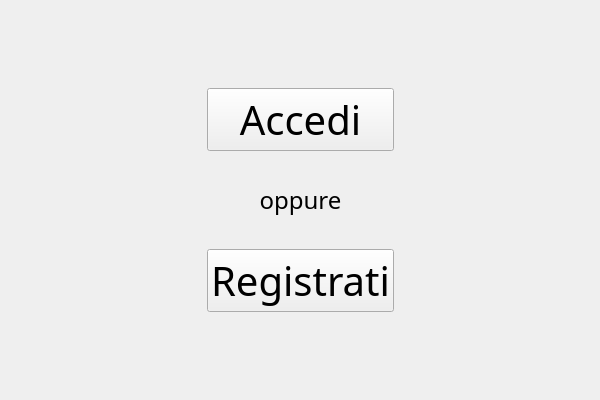
<?xml version="1.0" encoding="UTF-8"?>
<ui version="4.0">
 <class>StartView</class>
 <widget class="QWidget" name="StartView">
  <property name="geometry">
   <rect>
    <x>0</x>
    <y>0</y>
    <width>600</width>
    <height>400</height>
   </rect>
  </property>
  <property name="windowTitle">
   <string>Form</string>
  </property>
  <property name="styleSheet">
   <string notr="true">selection-background-color: qlineargradient(spread:pad, x1:0, y1:0, x2:1, y2:0, stop:0 rgba(0, 0, 0, 255), stop:1 rgba(255, 255, 255, 255));</string>
  </property>
  <layout class="QGridLayout" name="gridLayout">
   <item row="1" column="1">
    <spacer name="verticalSpacer_6">
     <property name="orientation">
      <enum>Qt::Vertical</enum>
     </property>
     <property name="sizeHint" stdset="0">
      <size>
       <width>20</width>
       <height>40</height>
      </size>
     </property>
    </spacer>
   </item>
   <item row="10" column="1">
    <spacer name="verticalSpacer_5">
     <property name="orientation">
      <enum>Qt::Vertical</enum>
     </property>
     <property name="sizeHint" stdset="0">
      <size>
       <width>20</width>
       <height>40</height>
      </size>
     </property>
    </spacer>
   </item>
   <item row="0" column="1">
    <spacer name="verticalSpacer_7">
     <property name="orientation">
      <enum>Qt::Vertical</enum>
     </property>
     <property name="sizeHint" stdset="0">
      <size>
       <width>20</width>
       <height>40</height>
      </size>
     </property>
    </spacer>
   </item>
   <item row="2" column="1">
    <spacer name="verticalSpacer">
     <property name="orientation">
      <enum>Qt::Vertical</enum>
     </property>
     <property name="sizeHint" stdset="0">
      <size>
       <width>20</width>
       <height>40</height>
      </size>
     </property>
    </spacer>
   </item>
   <item row="5" column="1">
    <spacer name="verticalSpacer_3">
     <property name="orientation">
      <enum>Qt::Vertical</enum>
     </property>
     <property name="sizeHint" stdset="0">
      <size>
       <width>20</width>
       <height>40</height>
      </size>
     </property>
    </spacer>
   </item>
   <item row="8" column="1">
    <widget class="QPushButton" name="registrati">
     <property name="font">
      <font>
       <family>Maiandra GD</family>
       <pointsize>30</pointsize>
      </font>
     </property>
     <property name="text">
      <string>Registrati</string>
     </property>
    </widget>
   </item>
   <item row="6" column="1">
    <widget class="QLabel" name="label">
     <property name="font">
      <font>
       <family>Maiandra GD</family>
       <pointsize>18</pointsize>
      </font>
     </property>
     <property name="text">
      <string>oppure</string>
     </property>
     <property name="alignment">
      <set>Qt::AlignCenter</set>
     </property>
    </widget>
   </item>
   <item row="6" column="2">
    <spacer name="horizontalSpacer_2">
     <property name="orientation">
      <enum>Qt::Horizontal</enum>
     </property>
     <property name="sizeHint" stdset="0">
      <size>
       <width>40</width>
       <height>20</height>
      </size>
     </property>
    </spacer>
   </item>
   <item row="6" column="0">
    <spacer name="horizontalSpacer">
     <property name="orientation">
      <enum>Qt::Horizontal</enum>
     </property>
     <property name="sizeHint" stdset="0">
      <size>
       <width>40</width>
       <height>20</height>
      </size>
     </property>
    </spacer>
   </item>
   <item row="9" column="1">
    <spacer name="verticalSpacer_2">
     <property name="orientation">
      <enum>Qt::Vertical</enum>
     </property>
     <property name="sizeHint" stdset="0">
      <size>
       <width>20</width>
       <height>40</height>
      </size>
     </property>
    </spacer>
   </item>
   <item row="4" column="1">
    <widget class="QPushButton" name="accedi">
     <property name="font">
      <font>
       <family>Maiandra GD</family>
       <pointsize>30</pointsize>
      </font>
     </property>
     <property name="text">
      <string>Accedi</string>
     </property>
    </widget>
   </item>
   <item row="7" column="1">
    <spacer name="verticalSpacer_4">
     <property name="orientation">
      <enum>Qt::Vertical</enum>
     </property>
     <property name="sizeHint" stdset="0">
      <size>
       <width>20</width>
       <height>40</height>
      </size>
     </property>
    </spacer>
   </item>
   <item row="11" column="1">
    <spacer name="verticalSpacer_8">
     <property name="orientation">
      <enum>Qt::Vertical</enum>
     </property>
     <property name="sizeHint" stdset="0">
      <size>
       <width>20</width>
       <height>40</height>
      </size>
     </property>
    </spacer>
   </item>
  </layout>
 </widget>
 <tabstops>
  <tabstop>accedi</tabstop>
  <tabstop>registrati</tabstop>
 </tabstops>
 <resources/>
 <connections/>
</ui>
